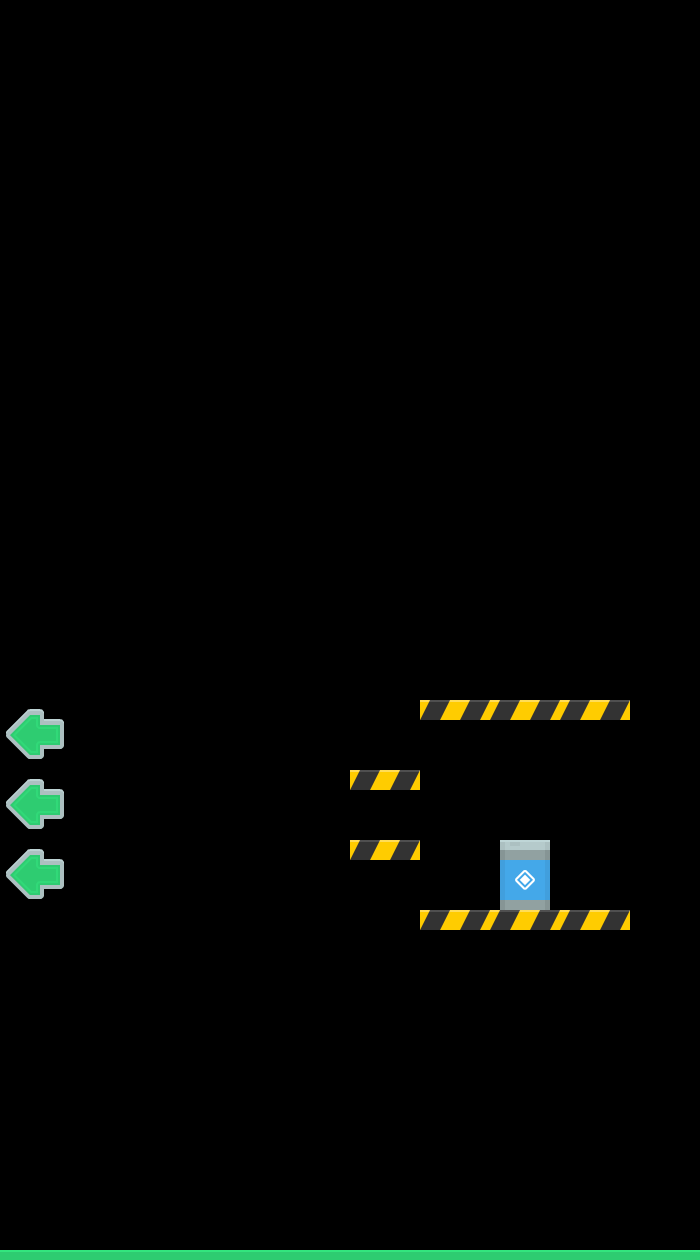

This is a level from a 2D game, rendered from its Tiled map with the project's own tilesets. A one-line summary and the complete map file follow:
An orthogonal 10x18 tile map with 70x70 px tiles, 1 tile layer (Tile Layer 1) and 8 objects (5x collision, player, exit, arrow_left).

<map version="1.4" tiledversion="1.4.3" orientation="orthogonal" renderorder="right-down" width="10" height="18" tilewidth="70" tileheight="70" infinite="0" nextlayerid="5" nextobjectid="10">
 <tileset firstgid="1" source="Rocket.tsx" />
 <layer id="1" name="Tile Layer 1" width="10" height="18">
  <data encoding="csv">
0,0,0,0,0,0,0,0,0,0,
0,0,0,0,0,0,0,0,0,0,
0,0,0,0,0,0,0,0,0,0,
0,0,0,0,0,0,0,0,0,0,
0,0,0,0,0,0,0,0,0,0,
0,0,0,0,0,0,0,0,0,0,
0,0,0,0,0,0,0,0,0,0,
0,0,0,0,0,0,0,0,0,0,
0,0,0,0,0,0,0,0,0,0,
0,0,0,0,0,0,0,0,0,0,
98,0,0,0,0,0,64,64,64,0,
98,0,0,0,0,64,0,0,0,0,
98,0,0,0,0,64,0,90,0,0,
0,0,0,0,0,0,64,64,64,0,
0,0,0,0,0,0,0,0,0,0,
0,0,0,0,0,0,0,0,0,0,
0,0,0,0,0,0,0,0,0,0,
11,11,11,11,11,11,11,11,11,11
</data>
 </layer>
 <objectgroup id="3" name="objects">
  <object id="1" name="player" x="242.667" y="1168" width="22.6667" height="26.6667" />
  <object id="2" name="exit" x="500.333" y="840" width="48.6667" height="66.6667" />
  <object id="9" name="arrow_left" x="0.333333" y="701" width="69.6667" height="209" />
 </objectgroup>
 <objectgroup id="4" name="physics">
  <object id="4" name="collision" x="351.333" y="769.333" width="69.3333" height="22" />
  <object id="5" name="collision" x="351.333" y="840.667" width="67.3333" height="20.6667" />
  <object id="6" name="collision" x="420.667" y="700.667" width="209.333" height="20.6667" />
  <object id="7" name="collision" x="420" y="910" width="210" height="21.3333" />
  <object id="8" name="collision" x="1" y="1250" width="704" height="24" />
 </objectgroup>
</map>
